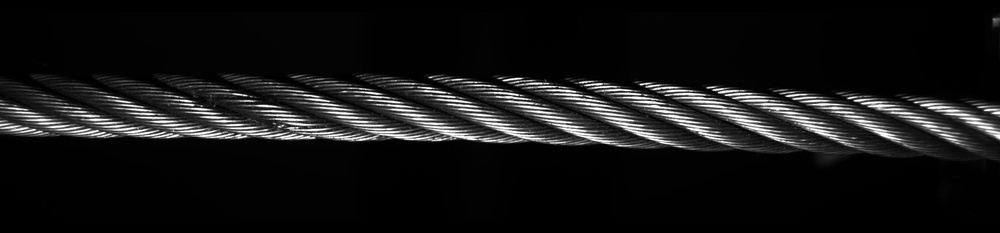
#> input picture data/test/2_11_bmp.rf.62c7857e57c71e33c47819bdbf86c8f6.jpg, 1000 x 233 px, shrunk from 1920 x 448 before the run; its folder holds only this picture in this run
$ python -i Brigh_analys.py   (imports and definitions only)
#> lines starting #> are read from the running program, lines starting #| are printed output that depends on the picture
import os
import cv2
import numpy as np
from scipy import stats
from scipy.signal import find_peaks
from scipy.ndimage import gaussian_filter


def _read_image_as_gray(image_path: str) -> np.ndarray:
    """
    Читает изображение по пути и возвращает grayscale массив uint8.
    """
    image = cv2.imread(image_path)
    if image is None:
        raise ValueError(f"Не удалось прочитать изображение: {image_path}")
    gray = cv2.cvtColor(image, cv2.COLOR_BGR2GRAY)
    return gray


def calculate_brightness_stats(image_gray: np.ndarray) -> dict:
    """
    Возвращает статистики яркости для одного grayscale-изображения.
    """
    return {
        'mean_brightness': float(np.mean(image_gray)),
        'std_brightness': float(np.std(image_gray)),
    }


def analyze_histogram_peaks(image_gray: np.ndarray, min_distance: int = 10, min_height: int = 50) -> dict:
    """
    Анализ пиков гистограммы яркости.
    """
    hist, bin_edges = np.histogram(image_gray.flatten(), bins=256, range=[0, 256])
    peaks, properties = find_peaks(hist, distance=min_distance, height=min_height)
    return {
        'histogram': hist.tolist(),
        'peak_positions': peaks.tolist(),
        'peak_heights': properties.get('peak_heights', []).tolist() if 'peak_heights' in properties else [],
        'peak_count': int(len(peaks)),
    }


# [55 lines left out: functions analyze_image_brightness, calculate_batch_brightness_stats, calculate_skewness, calculate_kurtosis, not called in this run]


# Функции нормализации освещения

def normalize_lighting_clahe(image_gray: np.ndarray, clip_limit: float = 2.0,
                           tile_grid_size: tuple = (8, 8)) -> np.ndarray:
    """
    Нормализация освещения с помощью CLAHE (Contrast Limited Adaptive Histogram Equalization).

    Args:
        image_gray: Входное изображение в градациях серого
        clip_limit: Предел обрезания контраста (по умолчанию 2.0)
        tile_grid_size: Размер сетки тайлов для CLAHE

    Returns:
        Нормализованное изображение
    """
    clahe = cv2.createCLAHE(clipLimit=clip_limit, tileGridSize=tile_grid_size)
    normalized = clahe.apply(image_gray)
    return normalized


def background_correction(image_gray: np.ndarray, sigma: float = 50.0) -> np.ndarray:
    """
    Коррекция неравномерного освещения путем вычитания сглаженного фона.

    Args:
        image_gray: Входное изображение в градациях серого
        sigma: Стандартное отклонение для гауссова фильтра фона

    Returns:
        Изображение с выровненным фоном
    """
    # Создаем модель фона с помощью гауссова фильтра
    background = gaussian_filter(image_gray.astype(np.float32), sigma=sigma)

    # Вычитаем фон и нормализуем
    corrected = image_gray.astype(np.float32) - background + 128
    corrected = np.clip(corrected, 0, 255).astype(np.uint8)

    return corrected


def bilateral_denoising(image_gray: np.ndarray, d: int = 9, sigma_color: float = 75.0,
                       sigma_space: float = 75.0) -> np.ndarray:
    """
    Удаление шума с сохранением границ с помощью билатеральной фильтрации.

    Args:
        image_gray: Входное изображение в градациях серого
        d: Диаметр окрестности для фильтрации
        sigma_color: Фильтр по цвету (яркости)
        sigma_space: Фильтр по пространству

    Returns:
        Отфильтрованное изображение
    """
    filtered = cv2.bilateralFilter(image_gray, d, sigma_color, sigma_space)
    return filtered


# [17 lines left out: function gamma_correction, not called in this run]


def comprehensive_lighting_normalization(image_gray: np.ndarray,
                                       clahe_params: dict = None,
                                       background_sigma: float = 50.0,
                                       bilateral_params: dict = None,
                                       gamma: float = 1.0) -> np.ndarray:
    """
    Комплексная нормализация освещения с применением нескольких методов.

    Args:
        image_gray: Входное изображение в градациях серого
        clahe_params: Параметры для CLAHE
        background_sigma: Сигма для коррекции фона
        bilateral_params: Параметры для билатеральной фильтрации
        gamma: Значение гаммы для коррекции

    Returns:
        Нормализованное изображение
    """
    # Параметры по умолчанию
    if clahe_params is None:
        clahe_params = {'clip_limit': 2.0, 'tile_grid_size': (8, 8)}
    if bilateral_params is None:
        bilateral_params = {'d': 9, 'sigma_color': 75.0, 'sigma_space': 75.0}

    # Применяем последовательность нормализации
    normalized = image_gray.copy()

    # 1. Коррекция фона
    normalized = background_correction(normalized, background_sigma)

    # 2. Билатеральная фильтрация для удаления шума
    normalized = bilateral_denoising(normalized, **bilateral_params)

    # 3. CLAHE для улучшения локального контраста
    normalized = normalize_lighting_clahe(normalized, **clahe_params)

    # 4. Гамма-коррекция (если gamma != 1.0)
    if gamma != 1.0:
        normalized = gamma_correction(normalized, gamma)

    return normalized


def analyze_image_brightness_with_normalization(image_path: str,
                                              normalize_lighting: bool = True,
                                              normalization_params: dict = None) -> dict:
    """
    Анализ яркости с опциональной нормализацией освещения.

    Args:
        image_path: Путь к изображению
        normalize_lighting: Применять ли нормализацию освещения
        normalization_params: Параметры нормализации

    Returns:
        Словарь с результатами анализа (включая информацию о нормализации)
    """
#> called with normalize_lighting = True
    gray = _read_image_as_gray(image_path)
#> in _read_image_as_gray, image is the input picture: shape (233, 1000, 3); min 0, max 255, mean 21.2

    # Анализируем оригинальное изображение
    original_stats = calculate_brightness_stats(gray)
#> original_stats = {'mean_brightness': 21.22, 'std_brightness': 49.13}
    original_peaks = analyze_histogram_peaks(gray)
#> in analyze_histogram_peaks, `hist, bin_edges = np.histogram(image_gray.flatten(), bins=256, range=[..`: hist = 256 values, max 58667 at index 1, min 61 at index 214, mean 910.2; bin_edges = 257 values from 0 to 256
#> in analyze_histogram_peaks, `peaks, properties = find_peaks(hist, distance=min_distance, height=min..`: peaks = 18 values from 1 to 248; properties = 1 item
#> original_peaks = 4 items

    result = {
        **original_stats,
        'peak_count': original_peaks['peak_count'],
        'peak_positions': original_peaks['peak_positions'],
        'normalization_applied': False
    }
#> result = {'mean_brightness': 21.22, 'std_brightness': 49.13, 'peak_count': 18, 'peak_positions': [1, 19, 32, 45, 56, 69, 81, 92, 109, 121, 135, 150, 168, 182, 205, 222, 232, 248], 'normalization_applied': False}

    # Применяем нормализацию, если требуется
    if normalize_lighting:
        if normalization_params is None:
            normalization_params = {}

        # Удаляем enable_normalization из параметров, так как эта функция его не принимает
        filtered_params = {k: v for k, v in normalization_params.items() if k != 'enable_normalization'}
        normalized = comprehensive_lighting_normalization(gray, **filtered_params)
#> in background_correction, `background = gaussian_filter(image_gray.astype(np.float32), sigma=sigma)`:
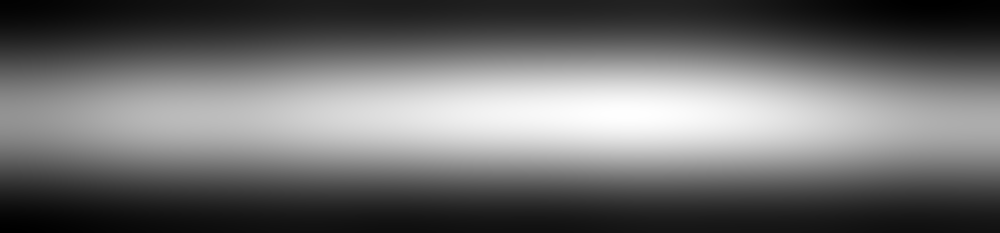
#> background: shape (233, 1000) float32; min 4.74, max 43.19, mean 21.2; drawn with min black and max white
#> in background_correction, `corrected = image_gray.astype(np.float32) - background + 128`:
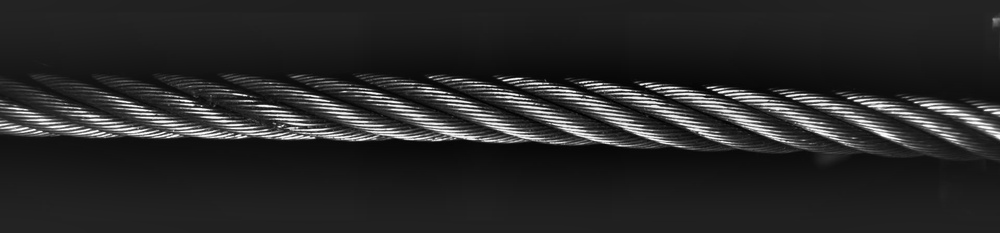
#> corrected: shape (233, 1000) float32; min 85.2, max 356.6, mean 128; drawn with min black and max white
#> in background_correction, `corrected = np.clip(corrected, 0, 255).astype(np.uint8)`:
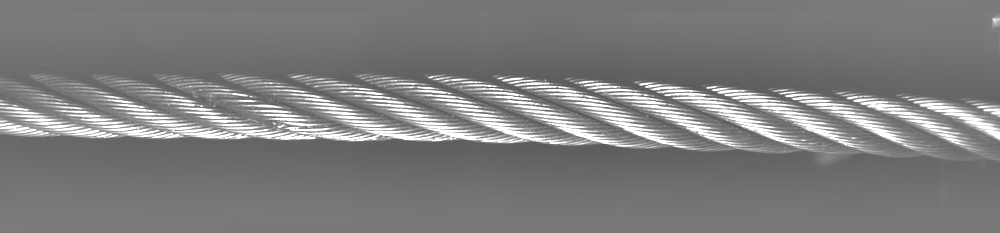
#> corrected: shape (233, 1000); min 85, max 255, mean 125.3
#> in bilateral_denoising, `filtered = cv2.bilateralFilter(image_gray, d, sigma_color, sigma_space)`:
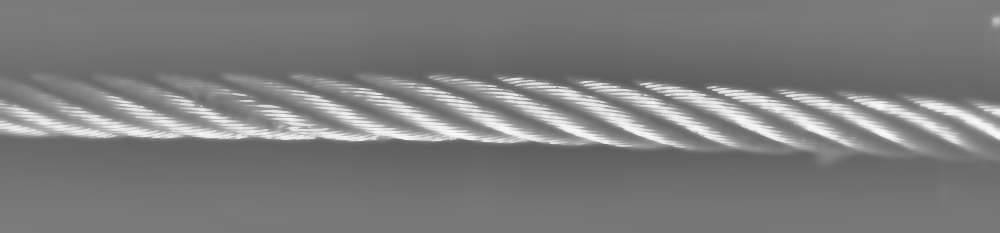
#> filtered: shape (233, 1000); min 93, max 253, mean 125.2
#> in normalize_lighting_clahe, `normalized = clahe.apply(image_gray)`:
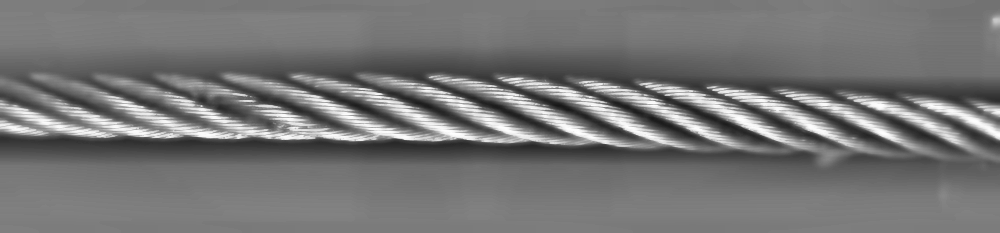
#> normalized: shape (233, 1000); min 23, max 254, mean 117.1

        # Анализируем нормализованное изображение
        normalized_stats = calculate_brightness_stats(normalized)
#> normalized_stats = {'mean_brightness': 117.1, 'std_brightness': 37.41}
        normalized_peaks = analyze_histogram_peaks(normalized)
#> normalized_peaks = 4 items

        # Добавляем результаты нормализации
        result.update({
            'normalized_mean_brightness': normalized_stats['mean_brightness'],
            'normalized_std_brightness': normalized_stats['std_brightness'],
            'normalized_peak_count': normalized_peaks['peak_count'],
            'normalized_peak_positions': normalized_peaks['peak_positions'],
            'normalization_applied': True,
            'brightness_improvement': abs(normalized_stats['std_brightness'] - original_stats['std_brightness'])
        })

    return result

>>> result = analyze_image_brightness_with_normalization('../../data/test/2_11_bmp.rf.62c7857e57c71e33c47819bdbf86c8f6.jpg')
#> result = 10 items

$ run again, on data/test/2_12_bmp.rf.ff0699530d7c6f2e54bca1f9d0b3d30e.jpg
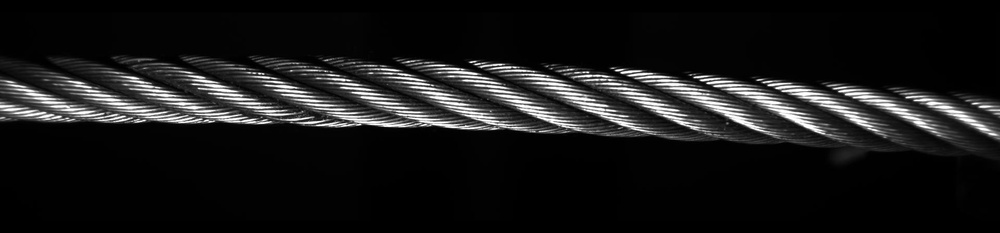
#> input picture data/test/2_12_bmp.rf.ff0699530d7c6f2e54bca1f9d0b3d30e.jpg, 1000 x 233 px, shrunk from 1920 x 448 before the run
#> in _read_image_as_gray, image is the input picture: shape (233, 1000, 3); min 0, max 255, mean 24.9
#> original_stats = {'mean_brightness': 24.91, 'std_brightness': 54.25}
#> hist = 256 values, max 56106 at index 1, min 73 at index 234, mean 910.2; bin_edges = 257 values from 0 to 256
#> peaks = 22 values from 1 to 247; properties = 1 item
#> original_peaks = 4 items
#> in analyze_image_brightness_with_normalization, `result = { **original_stats, 'peak_count': original_peaks['peak_count'..`: result = {'mean_brightness': 24.91, 'std_brightness': 54.25, 'peak_count': 22, 'peak_positions': [1, 11, 21, 34, 45, 56, 66, 78, 88, 98, 109, 123, 134, 144, 154, 167, 178, 190, 201, 214, 227, 247], 'normalization_applied': False}
#> in background_correction, `corrected = image_gray.astype(np.float32) - background + 128`:
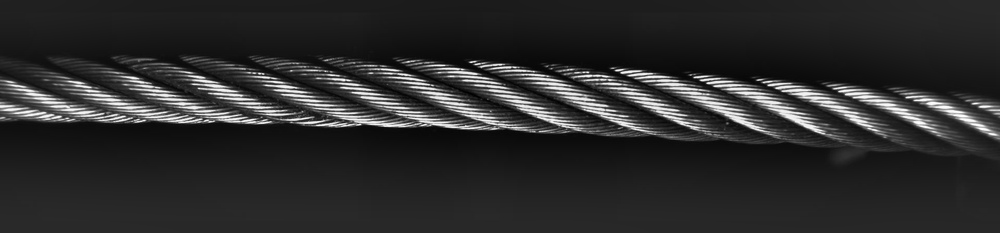
#> corrected: shape (233, 1000) float32; min 79.63, max 353.8, mean 128; drawn with min black and max white
#> in normalize_lighting_clahe, `normalized = clahe.apply(image_gray)`:
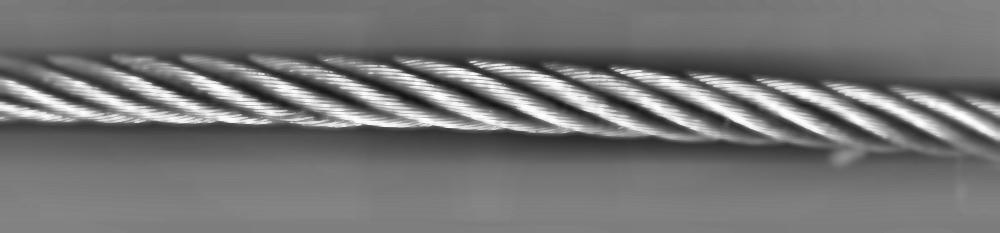
#> normalized: shape (233, 1000); min 20, max 255, mean 117.1
#> normalized_stats = {'mean_brightness': 117.1, 'std_brightness': 39.96}
#> normalized_peaks = 4 items
#> `result = analyze_image_brightness_with_normalization('../../data/test/..`: result = 10 items

$ run again, on data/test/2_13_bmp.rf.5a46c81f6820dbc9f5a9118b7755d545.jpg
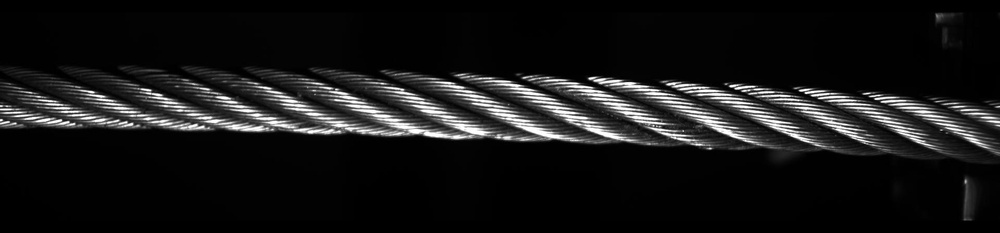
#> input picture data/test/2_13_bmp.rf.5a46c81f6820dbc9f5a9118b7755d545.jpg, 1000 x 233 px, shrunk from 1920 x 448 before the run
#> in _read_image_as_gray, image is the input picture: shape (233, 1000, 3); min 0, max 255, mean 23.4
#> original_stats = {'mean_brightness': 23.41, 'std_brightness': 52.03}
#> hist = 256 values, max 62204 at index 1, min 59 at index 215, mean 910.2; bin_edges = 257 values from 0 to 256
#> peaks = 19 values from 1 to 239; properties = 1 item
#> original_peaks = 4 items
#> in analyze_image_brightness_with_normalization, `result = { **original_stats, 'peak_count': original_peaks['peak_count'..`: result = {'mean_brightness': 23.41, 'std_brightness': 52.03, 'peak_count': 19, 'peak_positions': [1, 21, 33, 45, 56, 67, 81, 98, 112, 123, 134, 146, 157, 167, 187, 205, 218, 228, 239], 'normalization_applied': False}
#> in background_correction, `corrected = image_gray.astype(np.float32) - background + 128`:
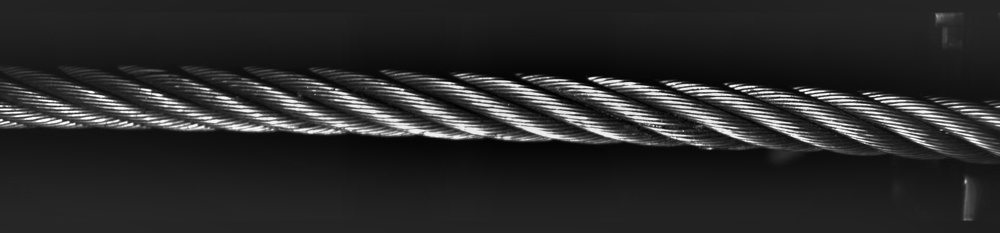
#> corrected: shape (233, 1000) float32; min 82.77, max 356, mean 128; drawn with min black and max white
#> in normalize_lighting_clahe, `normalized = clahe.apply(image_gray)`:
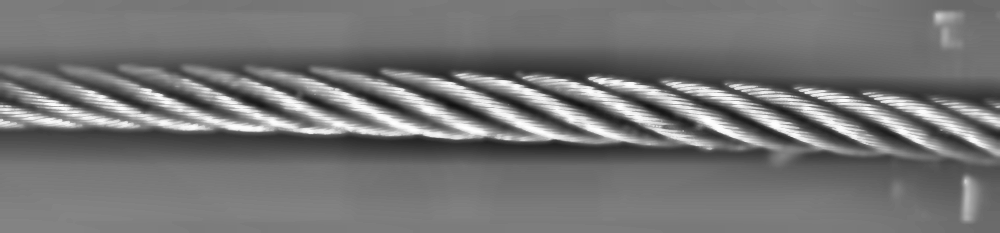
#> normalized: shape (233, 1000); min 17, max 255, mean 116.4
#> normalized_stats = {'mean_brightness': 116.4, 'std_brightness': 39.23}
#> normalized_peaks = 4 items
#> `result = analyze_image_brightness_with_normalization('../../data/test/..`: result = 10 items

$ run again, on data/test/2_14_bmp.rf.191d5d064f9bf4ed754f0489ed3efc20.jpg
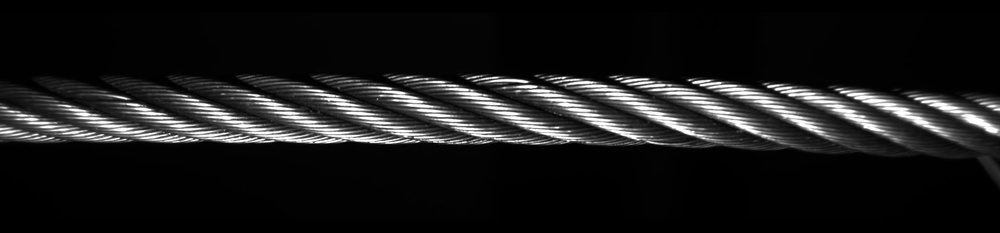
#> input picture data/test/2_14_bmp.rf.191d5d064f9bf4ed754f0489ed3efc20.jpg, 1000 x 233 px, shrunk from 1920 x 448 before the run
#> in _read_image_as_gray, image is the input picture: shape (233, 1000, 3); min 0, max 255, mean 26
#> original_stats = {'mean_brightness': 26.02, 'std_brightness': 55.9}
#> hist = 256 values, max 58479 at index 1, min 63 at index 192, mean 910.2; bin_edges = 257 values from 0 to 256
#> peaks = 19 values from 1 to 248; properties = 1 item
#> original_peaks = 4 items
#> in analyze_image_brightness_with_normalization, `result = { **original_stats, 'peak_count': original_peaks['peak_count'..`: result = {'mean_brightness': 26.02, 'std_brightness': 55.9, 'peak_count': 19, 'peak_positions': [1, 25, 36, 49, 62, 72, 84, 97, 110, 123, 137, 153, 166, 179, 196, 208, 224, 238, 248], 'normalization_applied': False}
#> in background_correction, `corrected = image_gray.astype(np.float32) - background + 128`:
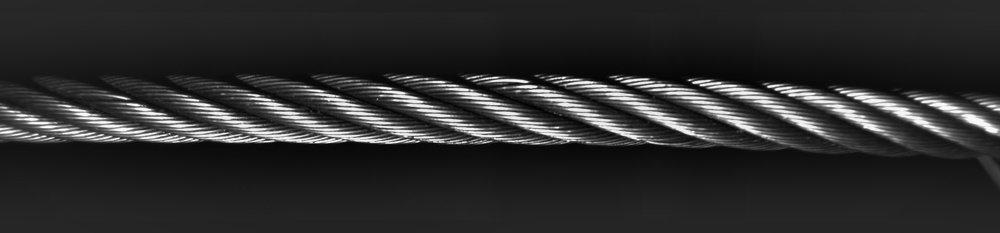
#> corrected: shape (233, 1000) float32; min 80.02, max 351.7, mean 128; drawn with min black and max white
#> in normalize_lighting_clahe, `normalized = clahe.apply(image_gray)`:
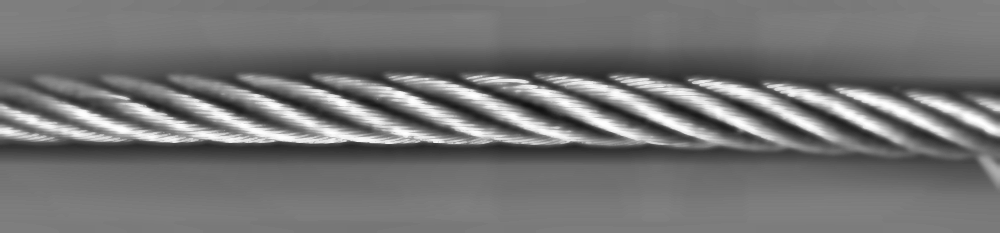
#> normalized: shape (233, 1000); min 17, max 255, mean 116.3
#> normalized_stats = {'mean_brightness': 116.3, 'std_brightness': 40.56}
#> normalized_peaks = 4 items
#> `result = analyze_image_brightness_with_normalization('../../data/test/..`: result = 10 items
